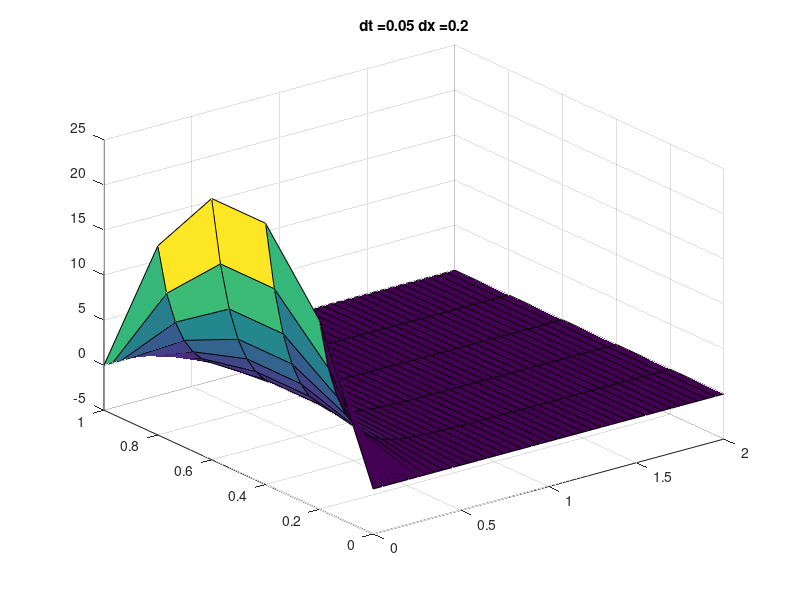
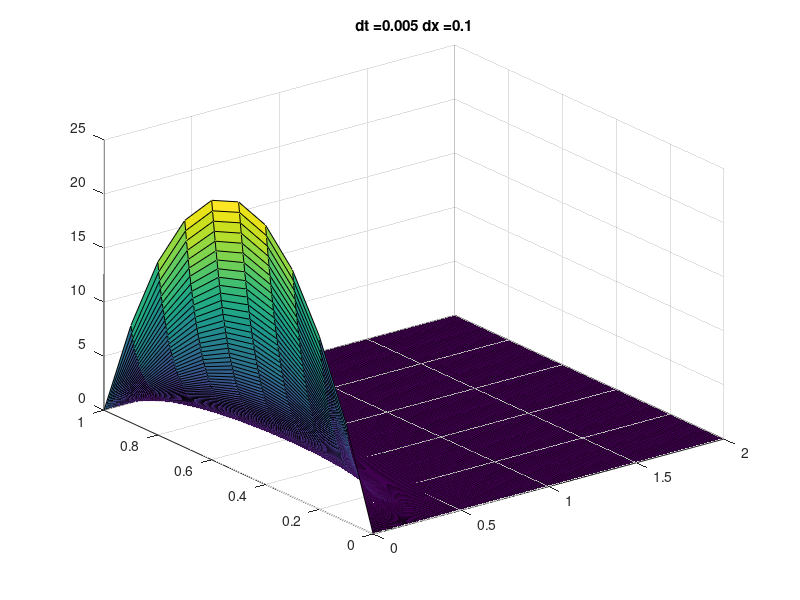
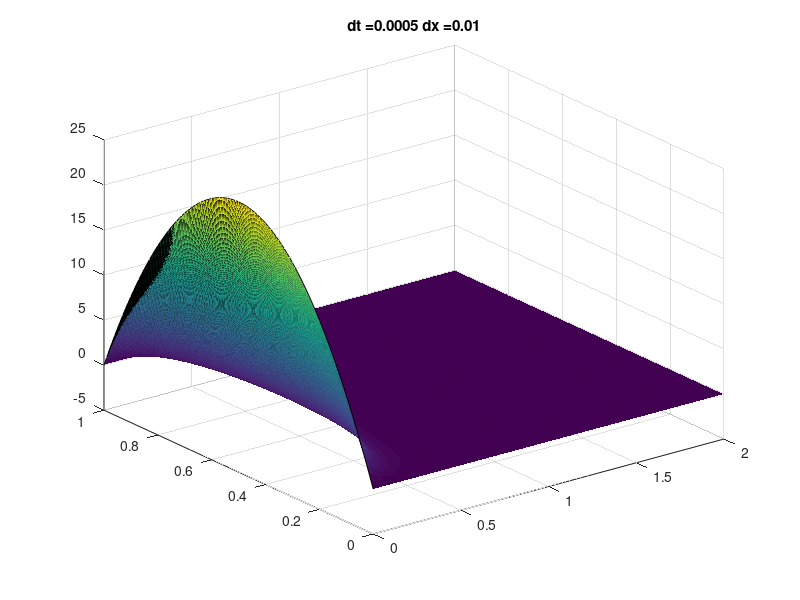

MATLAB code to generate these figures, in order:
% Math 529L HW4
% 2/26/23
% Jun Ikeda

clear; close; clc;

%spatial discretization
xleft = 0;
xright = 1;
% dx = 0.1;
dx = [0.2,0.1,0.01];

%time discretization
tleft = 0;
tright = 2;
% dt = 0.005;
dt = [0.05,0.005,0.0005];

for i = 1:length(dx)
    x = xleft:dx(i):xright;
    t = tleft:dt(i):tright;

    %finite difference matrix
    A = zeros(length(x));
    A = (A + diag(ones(length(x)-1,1),1) + diag(ones(length(x)-1,1),-1)...
        + -2*diag(ones(length(x),1)));
    Atilde = eye(size(A))-dt(i)/dx(i)^2*A;

    %boundary conditions
    Atilde(1,1) = 1;
    Atilde(1,2) = 0;
    Atilde(end,end) = 1;
    Atilde(end,end-1) = 0;

    %store solution
    U = zeros(length(x),length(t));
    U(:,1) = 100.*x.*(1-x);

    for j = 2:length(t)
        U(:,j) = Atilde\U(:,j-1);
    end

    figure(i)
    surf(t',x',U)
    title(strcat("dt = ",num2str(dt(i))," dx = ",num2str(dx(i))))
end